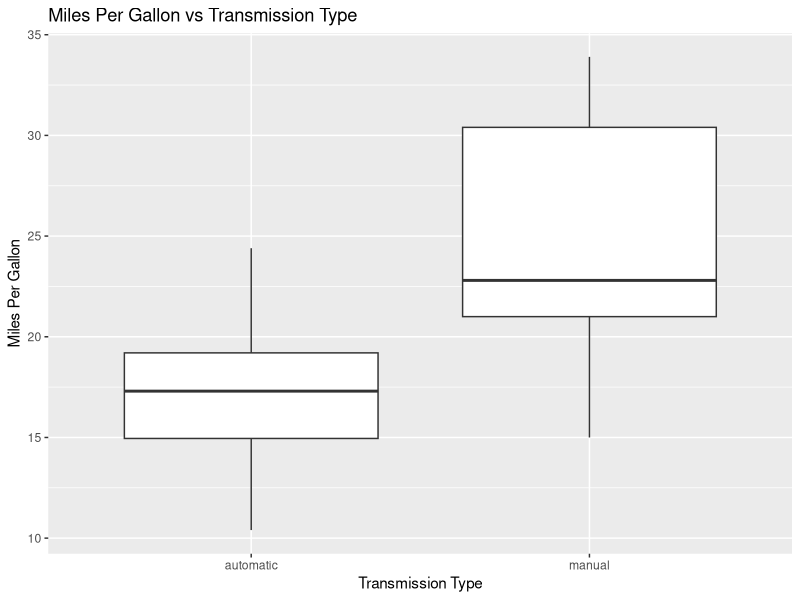
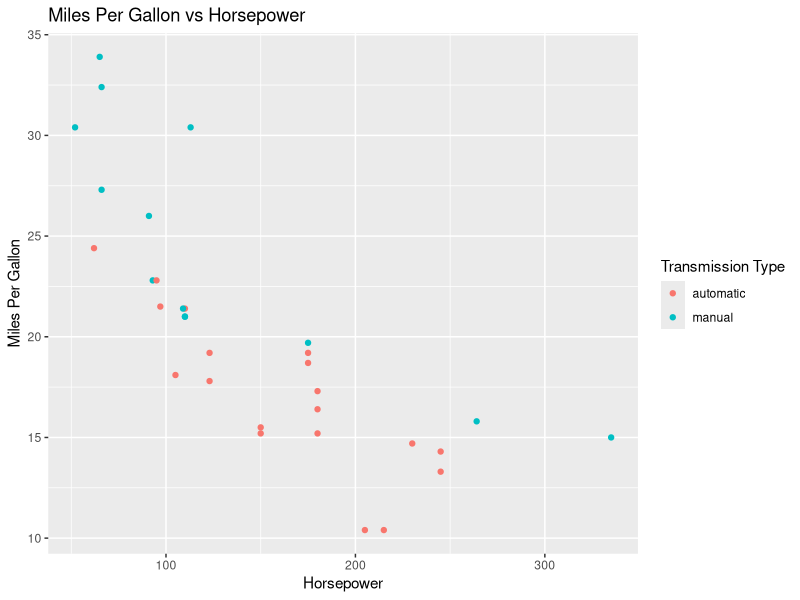
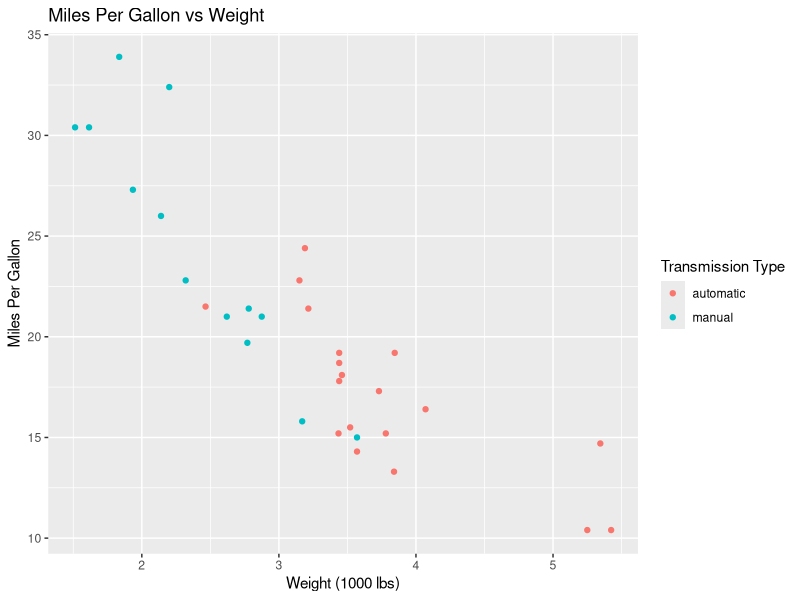
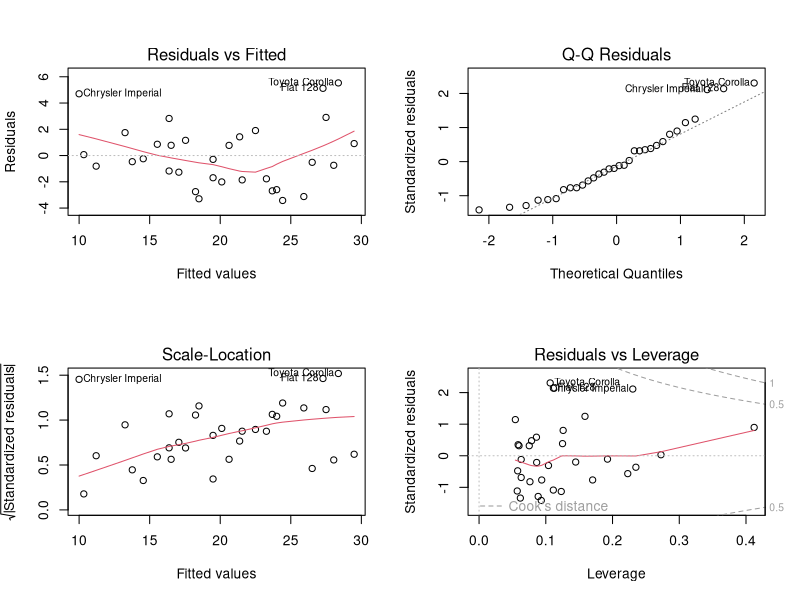
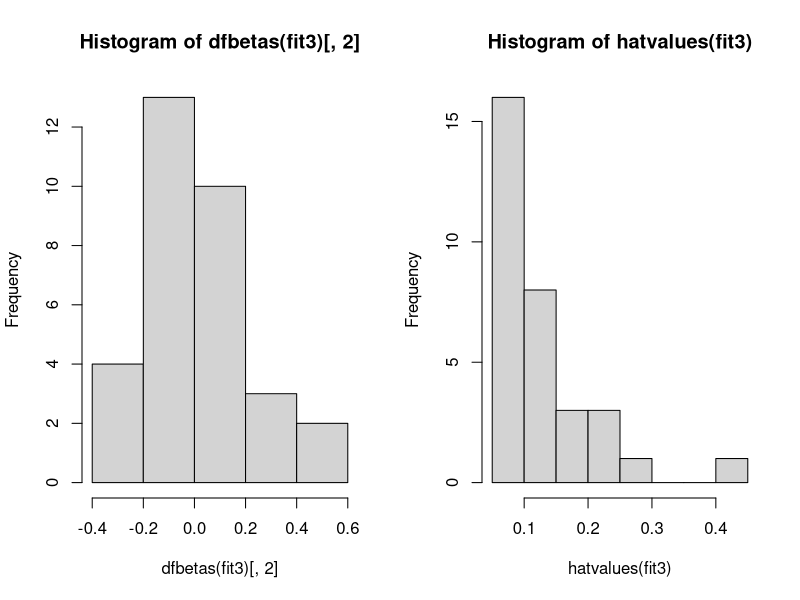

These figures' R source, in order:
## ---- chunk 1
knitr::opts_chunk$set(echo = FALSE)
## ---- chunk 2
library(ggplot2); library(dplyr);
data(mtcars)
mtcars$amf <- factor(mtcars$am, levels=c(0,1), labels=c("automatic", "manual"))
## ---- chunk 3
means <- mtcars %>% group_by(amf) %>% summarize(mpg = mean(mpg))
## ---- chunk 4
fig1 <- ggplot(data=mtcars, mapping=aes(x = amf, y = mpg)) +
    geom_boxplot() +
    labs(x = "Transmission Type", y = "Miles Per Gallon", 
         title = "Miles Per Gallon vs Transmission Type")
print(fig1)
## ---- chunk 5
fig2 <- ggplot(data=mtcars, mapping=aes(x = hp, y = mpg, color = amf)) +
    geom_point() +
    labs(x = "Horsepower", y = "Miles Per Gallon", 
        title = "Miles Per Gallon vs Horsepower", color = "Transmission Type")
print(fig2)
## ---- chunk 6
fig3 <- ggplot(data=mtcars, mapping=aes(x = wt, y = mpg, color = amf)) +
    geom_point() +
    labs(x = "Weight (1000 lbs)", y = "Miles Per Gallon",
        title = "Miles Per Gallon vs Weight", color = "Transmission Type")
print(fig3)
## ---- chunk 7
fit1 <- lm(mpg ~ amf, data=mtcars)
fit2 <- lm(mpg ~ amf + hp, data=mtcars)
fit3 <- lm(mpg ~ amf + hp + wt, data=mtcars)
## ---- chunk 8
fitAnova <- anova(fit1, fit2, fit3); fitAnova
## ---- chunk 9

## ---- chunk 10
par(mfrow = c(2, 2)); plot(fit3)
## ---- chunk 11
par(mfrow = c(1, 2)); hist(dfbetas(fit3)[,2]); hist(hatvalues(fit3))
## ---- chunk 12
fit3coeffs <- summary(fit3)$coefficients; fit3coeffs
fit3confint <- confint(fit3); fit3confint
